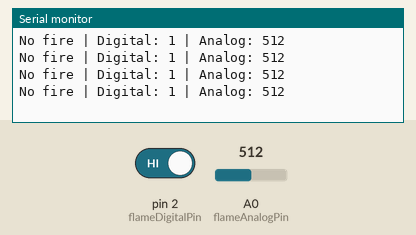
Recording of a sketch running on a simulated Arduino Uno, built with avr-gcc and run on an emulated ATmega328P. Parts: the last lines printed to the serial monitor. Inputs (shaded band) come from the test bench; at power-on: pin 2 (flameDigitalPin) HIGH, A0 (flameAnalogPin) = 512.

Above: at 1.2 s.
1.3 s: pin 2 (flameDigitalPin) driven LOW
At 1.76 s:
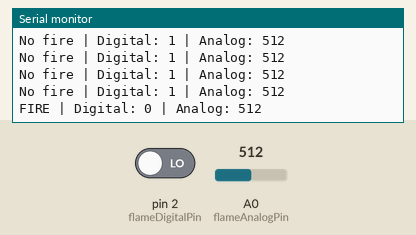
3.6 s: A0 (flameAnalogPin) set to 716
At 3.87 s:
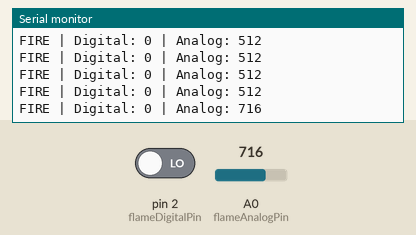
5.1 s: A0 (flameAnalogPin) set to 900
At 5.37 s:
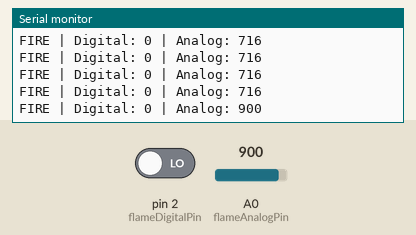
6.6 s: pin 2 (flameDigitalPin) driven HIGH
At 6.87 s:
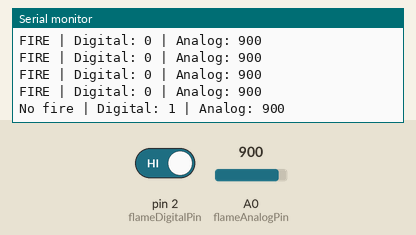
Timing chart, 0 to 9.1 s (numbered marks = the images above; inputs shaded):
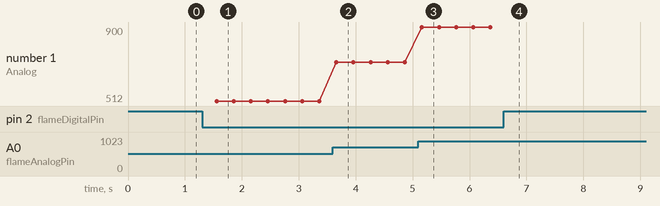

The sketch:

FireTest.ino
```cpp
const int flameDigitalPin = 2;
const int flameAnalogPin = A0;

// Most flame sensor modules output LOW when flame is detected.
// If yours works backwards, change this to HIGH.
const int FLAME_DETECTED = LOW;

void setup() {
  Serial.begin(9600);

  pinMode(flameDigitalPin, INPUT);

  Serial.println("Flame sensor test started");
  Serial.println("Show a small flame in front of the sensor to test.");
  Serial.println();
}

void loop() {
  int digitalValue = digitalRead(flameDigitalPin);
  int analogValue = analogRead(flameAnalogPin);

  if (digitalValue == FLAME_DETECTED) {
    Serial.print("FIRE");
  } else {
    Serial.print("No fire");
  }

  Serial.print(" | Digital: ");
  Serial.print(digitalValue);

  Serial.print(" | Analog: ");
  Serial.println(analogValue);

  delay(300);
}
```

Measured:
- after the input at 1.3 s, the serial monitor: prints a new line after 0.26 s (image 1)
- after the input at 3.6 s, the serial monitor: prints a new line after 0.06 s (image 2)
- after the input at 5.1 s, the serial monitor: prints a new line after 0.06 s (image 3)
- after the input at 6.6 s, the serial monitor: prints a new line after 0.07 s (image 4)
- plotted number 1: 512 → 716 after the input at 3.6 s, 716 → 900 after the input at 5.1 s
